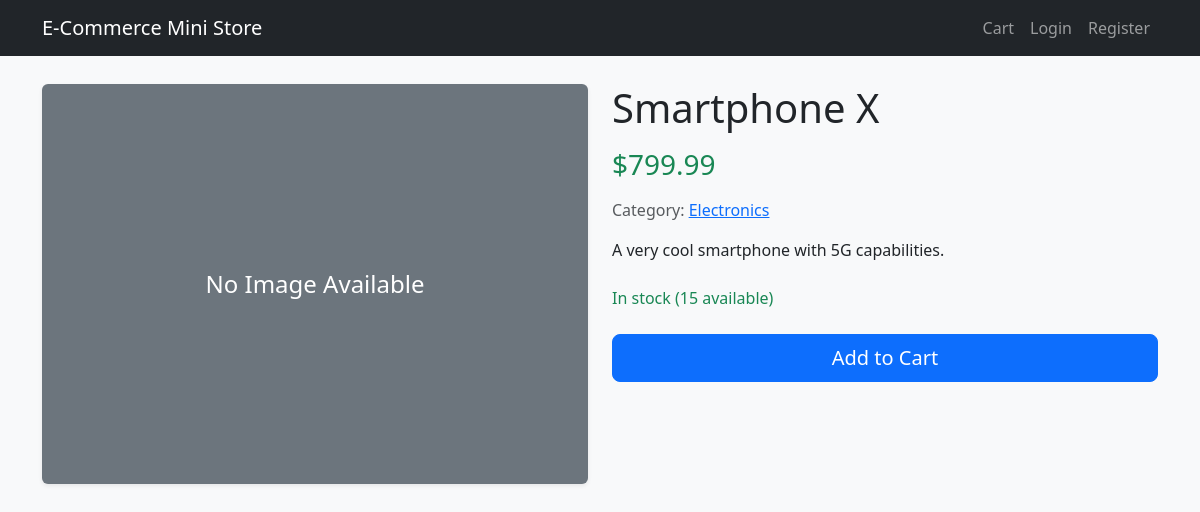
/product/1/smartphone-x/, run on the app's committed database.
### store/models.py (models this page shows, shortened)
class Product(models.Model):
    category = models.ForeignKey(Category, related_name='products', on_delete=models.CASCADE)
    name = models.CharField(max_length=200, db_index=True)
    slug = models.SlugField(max_length=200, db_index=True)
    image = models.ImageField(upload_to='products/%Y/%m/%d', blank=True)
    description = models.TextField(blank=True)
    price = models.DecimalField(max_digits=8, decimal_places=2)
    stock = models.PositiveIntegerField(default=0)
    available = models.BooleanField(default=True)
    created = models.DateTimeField(auto_now_add=True)
    updated = models.DateTimeField(auto_now=True)
    class Meta:
        ordering = ('name',)
        indexes = [
            models.Index(fields=['id', 'slug']),
        ]

class Category(models.Model):
    name = models.CharField(max_length=200, db_index=True)
    slug = models.SlugField(max_length=200, unique=True)
    class Meta:
        ordering = ('name',)
        verbose_name = 'category'
        verbose_name_plural = 'categories'
    def get_absolute_url(self):
        return reverse('store:product_list_by_category', args=[self.slug])

### store/views.py (the view)
# urls.py: path('product/<int:id>/<slug:slug>/', views.product_detail, name='product_detail'),
def product_detail(request, id, slug):
    product = get_object_or_404(Product, id=id, slug=slug, available=True)
    return render(request, 'store/product_detail.html', {'product': product})

### store/context_processors.py (called while the page is built)
def cart_count(request):
    cart = request.session.get('cart', {})
    total_items = sum(cart.values())
    return {'cart_count': total_items}

### store/templates/store/product_detail.html (shortened to what this page needs)
{% extends 'store/base.html' %}
{% block content %}
<div class="row mt-4">
    <div class="col-md-6">
        {% if product.image %}
        <img src="{{ product.image.url }}" class="img-fluid rounded shadow-sm" alt="{{ product.name }}">
        {% else %}
        <div class="bg-secondary text-white d-flex align-items-center justify-content-center rounded shadow-sm" style="height: 400px; font-size: 1.5rem;">
            No Image Available
        </div>
        {% endif %}
    </div>
    <div class="col-md-6">
        <h1 class="mb-3">{{ product.name }}</h1>
        <h3 class="text-success mb-3">${{ product.price }}</h3>
        <p class="text-muted">Category: <a href="{{ product.category.get_absolute_url }}">{{ product.category.name }}</a></p>
        <div class="mb-4">
            {{ product.description|linebreaks }}
        </div>
        {% if product.stock > 0 %}
        <p class="text-success"> In stock ({{ product.stock }} available)</p>
        <form action="{% url 'store:cart_add' product.id %}" method="post">
            <button type="submit" class="btn btn-primary btn-lg w-100 mt-2">Add to Cart</button>
        </form>
        {% else %}
        <p class="text-danger"><i class="bi bi-x-circle"></i> Out of stock</p>
        <button class="btn btn-secondary btn-lg w-100 mt-2" disabled>Out of Stock</button>
        {% endif %}
    </div>
</div>
{% endblock %}

### store/templates/store/base.html (style rules this page uses)
body { padding-top: 60px; background-color: #f8f9fa; }

### data on the page
Product: name "Smartphone X", price "799.99", category.name "Electronics", description "A very cool smartphone with 5G capabilities.", stock "15"
